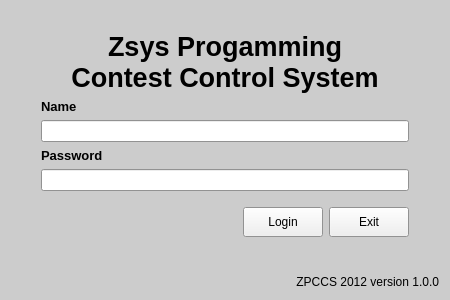
<?xml version="1.0" encoding="UTF-8"?>
<ui version="4.0">
 <class>Login</class>
 <widget class="QMainWindow" name="Login">
  <property name="geometry">
   <rect>
    <x>0</x>
    <y>0</y>
    <width>450</width>
    <height>300</height>
   </rect>
  </property>
  <property name="minimumSize">
   <size>
    <width>450</width>
    <height>300</height>
   </size>
  </property>
  <property name="maximumSize">
   <size>
    <width>450</width>
    <height>300</height>
   </size>
  </property>
  <property name="palette">
   <palette>
    <active>
     <colorrole role="Base">
      <brush brushstyle="SolidPattern">
       <color alpha="255">
        <red>255</red>
        <green>255</green>
        <blue>255</blue>
       </color>
      </brush>
     </colorrole>
     <colorrole role="Window">
      <brush brushstyle="SolidPattern">
       <color alpha="255">
        <red>204</red>
        <green>204</green>
        <blue>204</blue>
       </color>
      </brush>
     </colorrole>
    </active>
    <inactive>
     <colorrole role="Base">
      <brush brushstyle="SolidPattern">
       <color alpha="255">
        <red>255</red>
        <green>255</green>
        <blue>255</blue>
       </color>
      </brush>
     </colorrole>
     <colorrole role="Window">
      <brush brushstyle="SolidPattern">
       <color alpha="255">
        <red>204</red>
        <green>204</green>
        <blue>204</blue>
       </color>
      </brush>
     </colorrole>
    </inactive>
    <disabled>
     <colorrole role="Base">
      <brush brushstyle="SolidPattern">
       <color alpha="255">
        <red>204</red>
        <green>204</green>
        <blue>204</blue>
       </color>
      </brush>
     </colorrole>
     <colorrole role="Window">
      <brush brushstyle="SolidPattern">
       <color alpha="255">
        <red>204</red>
        <green>204</green>
        <blue>204</blue>
       </color>
      </brush>
     </colorrole>
    </disabled>
   </palette>
  </property>
  <property name="windowTitle">
   <string>Judge Client Login</string>
  </property>
  <widget class="QWidget" name="centralWidget">
   <layout class="QVBoxLayout" name="verticalLayout_2">
    <property name="sizeConstraint">
     <enum>QLayout::SetNoConstraint</enum>
    </property>
    <item>
     <layout class="QHBoxLayout" name="horizontalLayout">
      <item>
       <spacer name="horizontalSpacer_2">
        <property name="orientation">
         <enum>Qt::Horizontal</enum>
        </property>
        <property name="sizeType">
         <enum>QSizePolicy::Fixed</enum>
        </property>
        <property name="sizeHint" stdset="0">
         <size>
          <width>30</width>
          <height>20</height>
         </size>
        </property>
       </spacer>
      </item>
      <item>
       <layout class="QVBoxLayout" name="verticalLayout_3">
        <item>
         <spacer name="verticalSpacer">
          <property name="orientation">
           <enum>Qt::Vertical</enum>
          </property>
          <property name="sizeType">
           <enum>QSizePolicy::Fixed</enum>
          </property>
          <property name="sizeHint" stdset="0">
           <size>
            <width>20</width>
            <height>20</height>
           </size>
          </property>
         </spacer>
        </item>
        <item>
         <widget class="QLabel" name="titleLabel">
          <property name="font">
           <font>
            <family>Arial</family>
            <pointsize>20</pointsize>
            <weight>75</weight>
            <bold>true</bold>
           </font>
          </property>
          <property name="text">
           <string>Zsys Progamming
Contest Control System</string>
          </property>
          <property name="alignment">
           <set>Qt::AlignCenter</set>
          </property>
          <property name="wordWrap">
           <bool>true</bool>
          </property>
         </widget>
        </item>
        <item>
         <widget class="QLabel" name="nameLabel">
          <property name="font">
           <font>
            <family>Arial</family>
            <pointsize>10</pointsize>
            <weight>75</weight>
            <bold>true</bold>
           </font>
          </property>
          <property name="text">
           <string>Name</string>
          </property>
         </widget>
        </item>
        <item>
         <widget class="QLineEdit" name="nameEdit"/>
        </item>
        <item>
         <widget class="QLabel" name="passwordLabel">
          <property name="font">
           <font>
            <family>Arial</family>
            <pointsize>10</pointsize>
            <weight>75</weight>
            <bold>true</bold>
           </font>
          </property>
          <property name="text">
           <string>Password</string>
          </property>
         </widget>
        </item>
        <item>
         <widget class="QLineEdit" name="passwordEdit">
          <property name="echoMode">
           <enum>QLineEdit::Password</enum>
          </property>
         </widget>
        </item>
        <item>
         <spacer name="verticalSpacer_2">
          <property name="orientation">
           <enum>Qt::Vertical</enum>
          </property>
          <property name="sizeType">
           <enum>QSizePolicy::Fixed</enum>
          </property>
          <property name="sizeHint" stdset="0">
           <size>
            <width>20</width>
            <height>10</height>
           </size>
          </property>
         </spacer>
        </item>
        <item>
         <layout class="QHBoxLayout" name="horizontalLayout_2">
          <item>
           <spacer name="horizontalSpacer_3">
            <property name="orientation">
             <enum>Qt::Horizontal</enum>
            </property>
            <property name="sizeHint" stdset="0">
             <size>
              <width>40</width>
              <height>20</height>
             </size>
            </property>
           </spacer>
          </item>
          <item>
           <widget class="QPushButton" name="loginButton">
            <property name="minimumSize">
             <size>
              <width>0</width>
              <height>30</height>
             </size>
            </property>
            <property name="text">
             <string>Login</string>
            </property>
            <property name="iconSize">
             <size>
              <width>16</width>
              <height>16</height>
             </size>
            </property>
           </widget>
          </item>
          <item>
           <widget class="QPushButton" name="exitButton">
            <property name="minimumSize">
             <size>
              <width>0</width>
              <height>30</height>
             </size>
            </property>
            <property name="text">
             <string>Exit</string>
            </property>
           </widget>
          </item>
         </layout>
        </item>
       </layout>
      </item>
      <item>
       <spacer name="horizontalSpacer">
        <property name="orientation">
         <enum>Qt::Horizontal</enum>
        </property>
        <property name="sizeType">
         <enum>QSizePolicy::Fixed</enum>
        </property>
        <property name="sizeHint" stdset="0">
         <size>
          <width>30</width>
          <height>20</height>
         </size>
        </property>
       </spacer>
      </item>
     </layout>
    </item>
    <item>
     <widget class="QLabel" name="versionLabel">
      <property name="text">
       <string>ZPCCS 2012 version 1.0.0</string>
      </property>
      <property name="alignment">
       <set>Qt::AlignBottom|Qt::AlignRight|Qt::AlignTrailing</set>
      </property>
     </widget>
    </item>
   </layout>
  </widget>
 </widget>
 <layoutdefault spacing="6" margin="11"/>
 <resources/>
 <connections/>
</ui>
